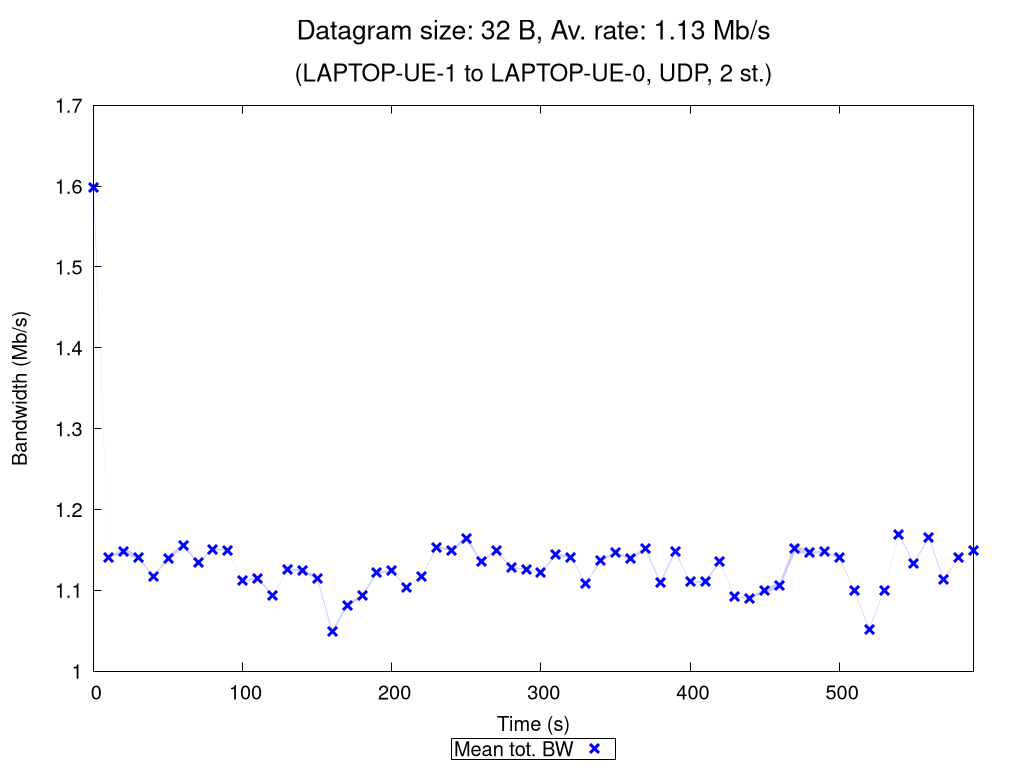

The script that saved this image:
set terminal pngcairo nocrop enhanced size 1024,768 font "Verdana,15"
set output "UDP_2_st_2020_10_17_16-58-47_two2one_00032B.png"

set title "{/=20 Datagram size: 32 B, Av. rate: 1.13 Mb/s}\n\n{/=18 (LAPTOP-UE-1 to LAPTOP-UE-0, UDP, 2 st.)}"

set xlabel "Time (s)"
set ylabel "Bandwidth (Mb/s)"
set ytics nomirror
set key bmargin center horizontal box samplen 1 width -1
set bmargin 4.6
set rmargin 4.5

rf = 1000000.0  # rate factor
set style fill transparent solid 0.2 noborder
set autoscale xfix
plot "UDP_2_st_2020_10_17_16-58-47_two2one_00032B_iperf_processed.dat" using 1:($2/rf-$3/rf):($2/rf+$3/rf) with filledcurves lc rgb "blue" notitle, \
     "" using 1:($2/rf) with points pt 2 ps 1.5 lw 3 lc rgb "blue" title "Mean tot. BW", \
